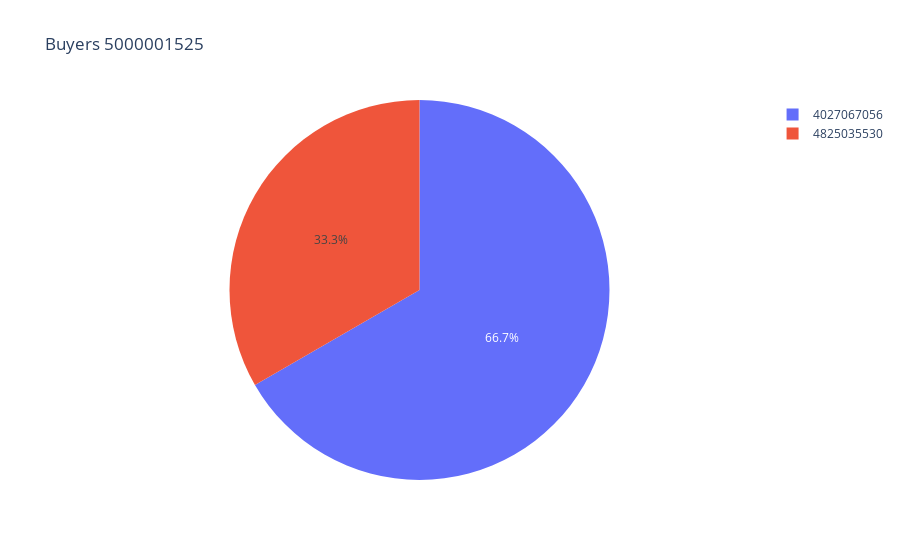

Write notebook code for a chart like this one.
### Code cell
display(buyers)
px.pie(buyers.reset_index(), names='index', values='n_transactions', title='Buyers '+owner_inn)

### Figure 1 — Plotly figure (JSON) as saved in the notebook; plotly's stock layout.template omitted (floating-point values rounded to 4 significant figures)
{"data": [{"domain": {"x": [0, 1], "y": [0, 1]}, "hoverlabel": {"namelength": 0}, "hovertemplate": "index=%{label}<br>n_transactions=%{value}", "labels": ["4825035530", "4027067056"], "legendgroup": "", "name": "", "showlegend": true, "type": "pie", "values": [1, 2]}], "layout": {"autosize": true, "legend": {"tracegroupgap": 0}, "title": {"text": "Buyers 5000001525"}}}
